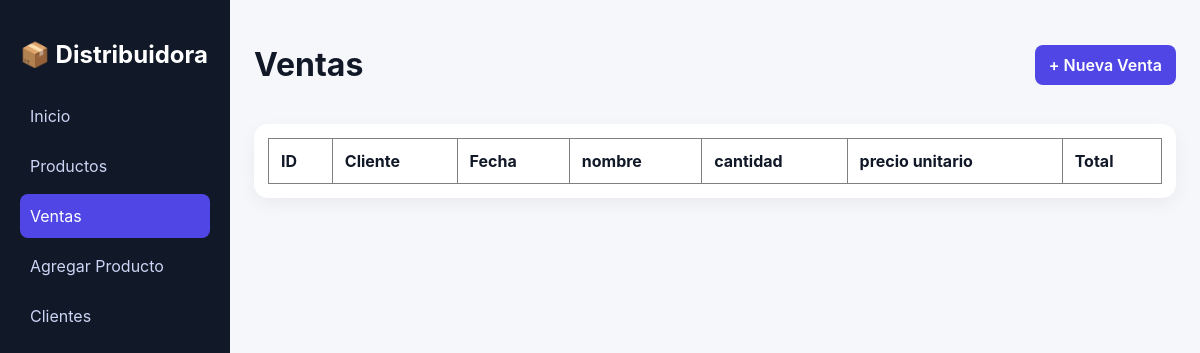
/ventas, run on an earlier commit of the app's database.
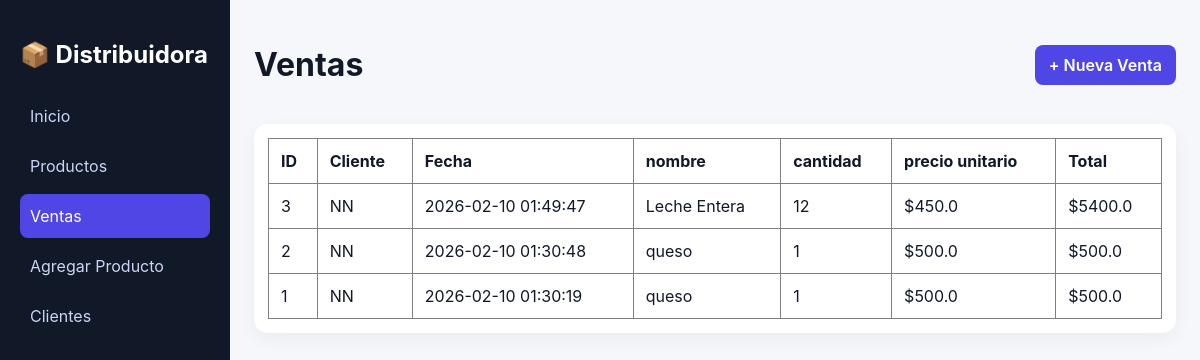
And on a later commit of the database.
### tables this page shows
CREATE TABLE venta_productos (
            id INTEGER PRIMARY KEY AUTOINCREMENT,
            venta_id INTEGER,
            producto_id INTEGER,
            cantidad INTEGER, precio_unitario REAL,
            FOREIGN KEY (venta_id) REFERENCES ventas(id),
            FOREIGN KEY (producto_id) REFERENCES productos(id)
       );

CREATE TABLE ventas (
        id INTEGER PRIMARY KEY AUTOINCREMENT,
        fecha DATETIME DEFAULT CURRENT_TIMESTAMP,
        total REAL
        , cliente_id INTEGER);

CREATE TABLE productos (
            id INTEGER PRIMARY KEY AUTOINCREMENT,
            nombre TEXT NOT NULL,
            codigo TEXT NOT NULL,
            precio REAL NOT NULL,
            stock INTEGER NOT NULL DEFAULT 0,
            categoria TEXT NOT NULL
        );

### routes/ventas.py (the view)
@ventas_bp.route("/ventas")
def ventas():
    conn = conectar()
    ventas = conn.execute("""
        SELECT
            v.id AS venta_id,
            v.fecha,
            c.nombre AS cliente_nombre,
            p.codigo AS codigo,
            p.nombre AS nombre,
            vp.cantidad AS cantidad,
            vp.precio_unitario AS precio_unitario,
            (vp.cantidad * vp.precio_unitario) AS subtotal,
            v.total AS total
        FROM ventas v
        LEFT JOIN clientes c ON v.cliente_id = c.id
        INNER JOIN venta_productos vp ON v.id = vp.venta_id
        INNER JOIN productos p ON vp.producto_id = p.id
        ORDER BY v.fecha DESC
    """).fetchall()
    conn.close()
    return render_template("ventas.html", ventas=ventas, page="ventas")

### db.py (called while the page is built)
def conectar():
    conn = sqlite3.connect(DB_NAME)
    conn.row_factory = sqlite3.Row
    return conn

### templates/ventas.html (shortened to what this page needs)
<!DOCTYPE html>
<html lang="en">
<head>
    <link rel="stylesheet" href="/static/style.css">
</head>
<body>
    <div class="app">
     <aside class="sidebar">
    <h2 class="logo">📦 Distribuidora</h2>
     <nav>
    <a href="/" class="{% if page == 'inicio' %}active{% endif %}">Inicio</a>
    <a href="/productos" class="{% if page == 'productos' %}active{% endif %}">
      Productos
    </a>
    <a href="/ventas" class="{% if page == 'ventas' %}active{% endif %}">
      Ventas
    </a>
    <a href="/agregar_productos" class="{% if page == 'agregar_productos' %}active{% endif %}">
      Agregar Producto
    </a>
    <a href="/clientes" class="{% if page == 'clientes' %}active{% endif %}">
        Clientes
    </a>
</nav>
</aside>
<main class="content">
    <header class="topbar">
        <h1>Ventas</h1>
        <a href="/agregar_venta" class="btn-primary">+ Nueva Venta</a>
    </header>
    <div class="table-card">
        <table border="1" >
            <tr>
                <th>ID</th>
                <th>Cliente</th>
                <th>Fecha</th>
                <th>nombre</th>
                <th>cantidad</th>
                <th>precio unitario</th>
                <th>Total</th>
            </tr>
            {% for v in ventas %}
            <tr>
                <td>{{ v.venta_id }}</td>
                <td>{{ v.cliente_nombre or "NN" }}</td>
                <td>{{ v.fecha }}</td>
                <td>{{ v.nombre }}</td>
                <td>{{ v.cantidad }}</td>
                <td>${{ v.precio_unitario }}</td>
                <td>${{ v.total }}</td>
            </tr>
            {% endfor %}
        </table>
    </div>
</main>
</div>
</body>
</html>

What changed in the data, as far as the page shows it:
added venta_productos: venta_id "3", cliente_nombre "NN", fecha "2026-02-10 01:49:47", nombre "Leche Entera", cantidad "12", precio_unitario "450.0", total "5400.0"
added venta_productos: venta_id "2", cliente_nombre "NN", fecha "2026-02-10 01:30:48", nombre "queso", cantidad "1", precio_unitario "500.0", total "500.0"
added venta_productos: venta_id "1", cliente_nombre "NN", fecha "2026-02-10 01:30:19", nombre "queso", cantidad "1", precio_unitario "500.0", total "500.0"
